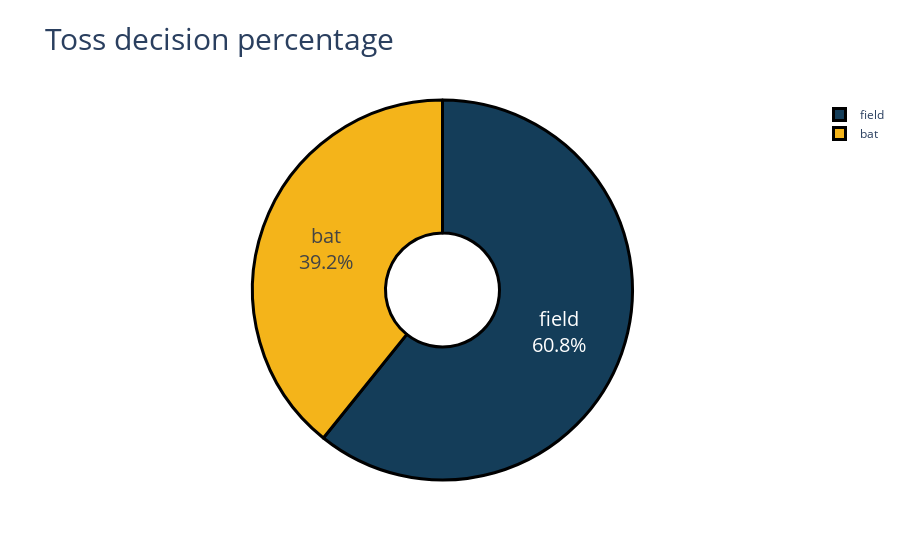

The notebook cell saved with this chart:
### Code cell
colors = ['#143d59', '#f4b41a']
fig = go.Figure(data=[go.Pie(labels=labels,
                             values=values,hole=.3)])
fig.update_traces(hoverinfo='label+percent', textinfo='label+percent', textfont_size=20,
                  marker=dict(colors=colors, line=dict(color='#000000', width=3)))
fig.update_layout(title="Toss decision percentage",
                  titlefont={'size': 30},
                  )
fig.show()

### Figure 1 — Plotly figure (JSON) as saved in the notebook; plotly's stock layout.template omitted (floating-point values rounded to 4 significant figures)
{"data": [{"hole": 0.3, "hoverinfo": "label+percent", "labels": ["field", "bat"], "marker": {"colors": ["#143d59", "#f4b41a"], "line": {"color": "#000000", "width": 3}}, "textfont": {"size": 20}, "textinfo": "label+percent", "type": "pie", "values": [0.6078, 0.3922]}], "layout": {"autosize": true, "title": {"font": {"size": 30}, "text": "Toss decision percentage"}}}
